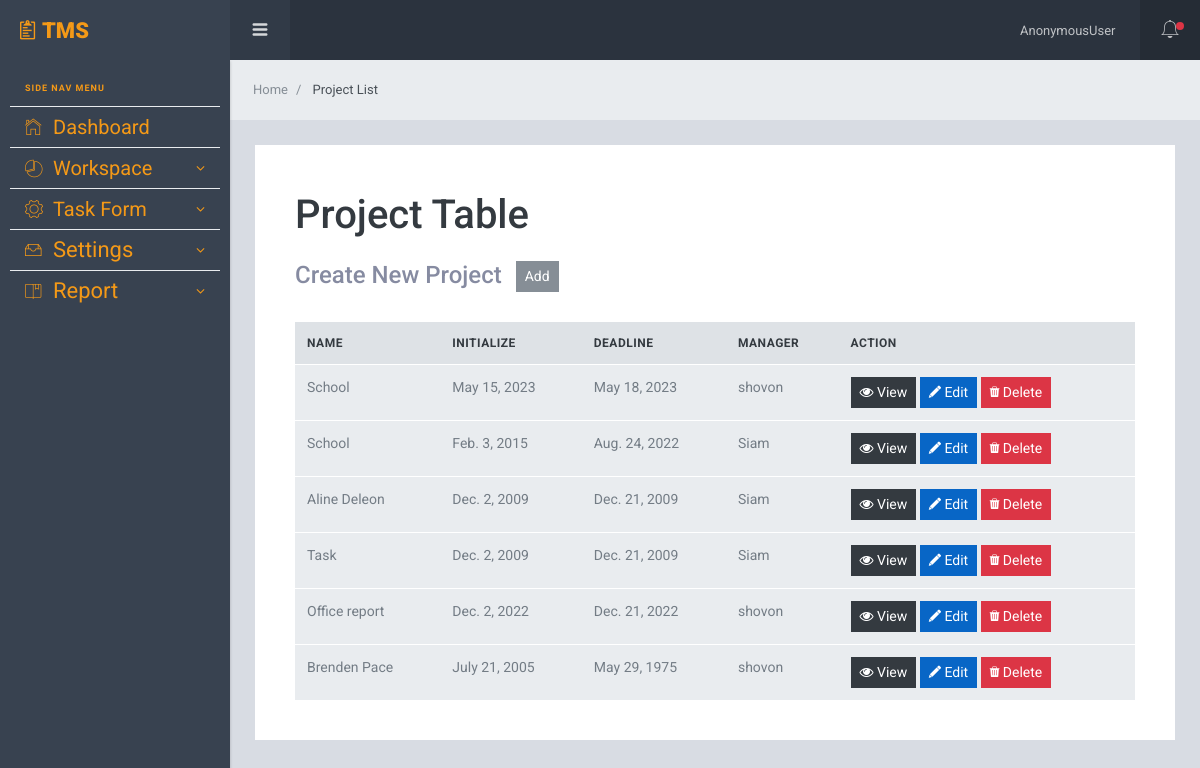
Before: /project/project/list/ with the older database file.
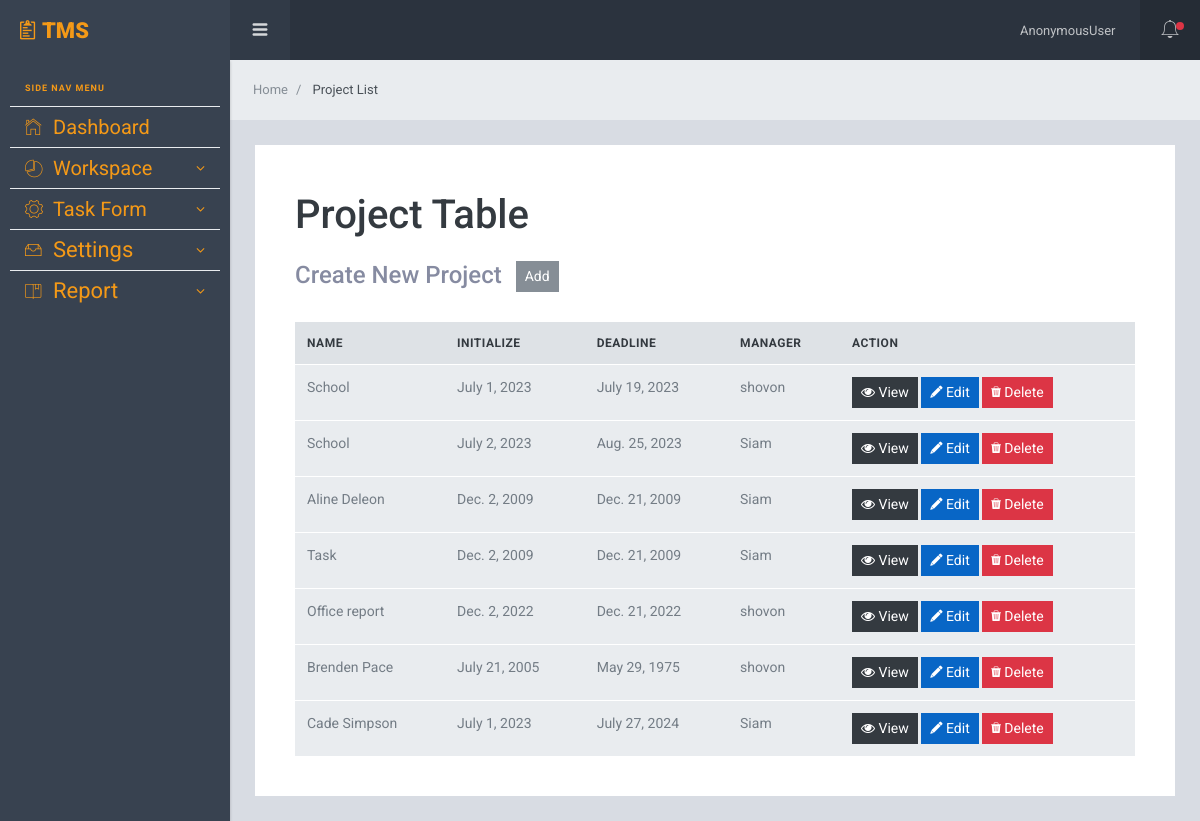
After: the same page with the newer database file.
### App_Project/models.py (models this page shows, shortened)
class Project(models.Model):
    name = models.CharField(max_length=255)
    description = models.TextField(max_length=500, blank=True, null=True)
    start_date = models.DateField()
    end_date = models.DateField()
    manager = models.ForeignKey(Employee, on_delete=models.CASCADE, related_name='managed_projects')
    employees = models.ManyToManyField(Employee, related_name='projects')

### App_User/models.py (models this page shows)
class Employee(models.Model):
    user = models.OneToOneField(User, on_delete=models.CASCADE)
    profile = models.ForeignKey(UserProfile, on_delete=models.CASCADE)
    is_active = models.BooleanField(default=True)
    def __str__(self):
        return self.user.username

### App_Project/views.py (the view)
# urls.py: path('project/list/', views.ProjectList.as_view(), name='project_list'),
class ProjectList(ListView):
    context_object_name = 'projects'
    model = Project
    template_name = 'App_Project/project_list.html'

### templates/App_Project/project_list.html
{% extends 'layouts/base.html' %}
{% block span_block %}
    Project List
{% endblock span_block %}
{% block body_block %}
<div class="card pd-20 pd-sm-40">
  <h3 class="card-body-title"><h1 class="text-dark">Project Table</h1></h3>
  <div>
    <h4 class="mt-3 mg-b-20 mg-sm-b-30">Create New Project <button class=" btn btn-sm btn-secondary ml-2"><a class="text-white" href="{% url 'App_Project:create_project' %}">Add</a>   </button>
    </h4>
  </div>
  <div class="table-responsive">
    <table class="table mg-b-0">
      <thead>
        <tr>
          <th>Name</th>
          <th>Initialize</th>
          <th>Deadline</th>
          <th>Manager</th>
          <th>Action</th>
        </tr>
      </thead>
      <tbody>
      {% if projects %}
        {% for project in projects %}
        <tr>
          <td>{{ project.name }}</td>
          <td>{{ project.start_date }}</td>
          <td>{{ project.end_date }}</td>
          <td>{{ project.manager }}</td>
          <td>
             <button class="btn btn-sm btn-dark">
              <a class="text-white" href="{% url 'App_Project:project_detail' project.pk %}"><i class="fa fa-eye" ></i> View</a>
             </button>
             <button class="btn btn-sm btn-primary">
              <a class="text-white" href="{% url 'App_Project:update_project' project.pk %}"><i class="icon ion-edit" ></i> Edit</a>
             </button>
             <button class="btn btn-sm btn-danger">
              <a class="text-white" href="{% url 'App_Project:delete_project' project.pk %}"><i class="icon ion-trash-a" ></i> Delete</a>
             </button>
          </td>
        </tr>
        {% endfor %}
        {% else %}
        <tr><td>No Projects Found.</td> </tr>
      {% endif %}
      </tbody>
    </table>
  </div>
</div>
{% endblock body_block %}

Changed rows visible on the page:
changed Project: start_date "May 15, 2023" → "July 1, 2023"; end_date "May 18, 2023" → "July 19, 2023"
changed Project: start_date "Feb. 3, 2015" → "July 2, 2023"; end_date "Aug. 24, 2022" → "Aug. 25, 2023"
added Project: name "Cade Simpson", start_date "July 1, 2023", end_date "July 27, 2024", manager "Siam"
